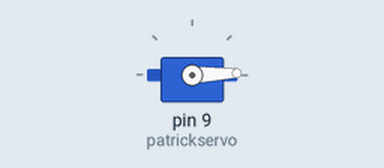
Bench run of a sketch on a simulated Arduino Uno, built with avr-gcc and run on an emulated ATmega328P. Parts: servo.

Above: at 0.05 s.
At 1.75 s:
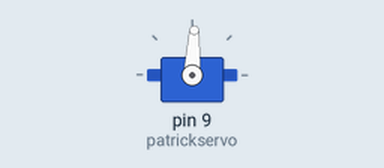
At 3.45 s:
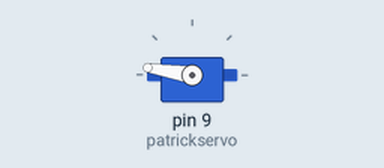
At 6.9 s:
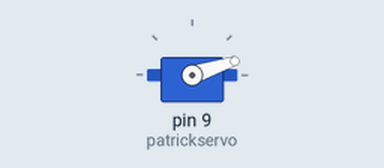
Timing chart, 0 to 9.4 s (numbered marks = the images above):
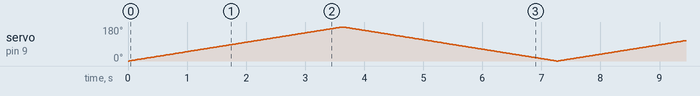

The sketch:

Pildner.motor.ino
```cpp
#include <Servo.h>

Servo patrickservo;  // create servo object to control a servo
// twelve servo objects can be created on most boards

int pos = 0;    // variable to store the servo position

void setup() {
  patrickservo.attach(9);  // attaches the servo on pin 9 to the servo object
}

void loop() {
  for (pos = 0; pos <= 180; pos += 1) { // goes from 0 degrees to 180 degrees
    // in steps of 1 degree
    patrickservo.write(pos);              // tell servo to go to position in variable 'pos'
    delay(20);                       // waits 20ms for the servo to reach the position
  }
  for (pos = 180; pos >= 0; pos -= 1) { // goes from 180 degrees to 0 degrees
    patrickservo.write(pos);              // tell servo to go to position in variable 'pos'
    delay(20);                       // waits 20ms for the servo to reach the position
  }
}
```
